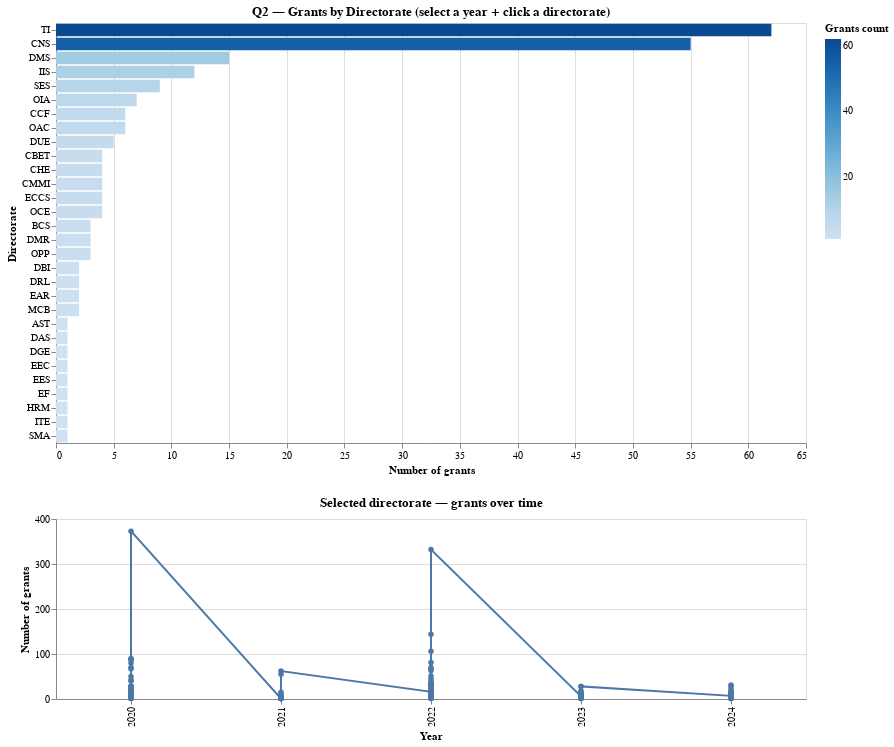

The notebook cell this image was saved under:
### Code cell
(q2_overview & q2_trend)

### Figure 1 — Vega-Lite specification as saved in the notebook (floating-point values rounded to 4 significant figures; data arrays with more than 128 entries replaced by an {"elided": "..."} marker saying what was removed)
{"config": {"view": {"continuousWidth": 300, "continuousHeight": 300}}, "vconcat": [{"mark": {"type": "bar"}, "encoding": {"color": {"condition": {"param": "param_22", "empty": true, "field": "grants_count", "scale": {"scheme": "blues"}, "title": "Grants count", "type": "quantitative"}, "value": "lightgray"}, "tooltip": [{"field": "directorate", "title": "Directorate", "type": "nominal"}, {"field": "year", "title": "Year", "type": "ordinal"}, {"field": "grants_count", "title": "Grants", "type": "quantitative"}, {"field": "total_amount", "format": ",.0f", "title": "Total amount ($)", "type": "quantitative"}], "x": {"field": "grants_count", "title": "Number of grants", "type": "quantitative"}, "y": {"field": "directorate", "sort": "-x", "title": "Directorate", "type": "nominal"}}, "height": 420, "name": "view_37", "title": "Q2 — Grants by Directorate (select a year + click a directorate)", "transform": [{"filter": {"param": "param_6"}}], "width": 750}, {"mark": {"type": "line", "point": true}, "encoding": {"tooltip": [{"field": "directorate", "title": "Directorate", "type": "nominal"}, {"field": "year", "title": "Year", "type": "ordinal"}, {"field": "grants_count", "title": "Grants", "type": "quantitative"}, {"field": "total_amount", "format": ",.0f", "title": "Total amount ($)", "type": "quantitative"}], "x": {"field": "year", "title": "Year", "type": "ordinal"}, "y": {"field": "grants_count", "title": "Number of grants", "type": "quantitative"}}, "height": 180, "title": "Selected directorate — grants over time", "transform": [{"filter": {"param": "param_22", "empty": true}}], "width": 750}], "data": {"name": "data-ac9092fa20a49651e61fb04c3779e381"}, "params": [{"name": "param_6", "select": {"type": "point", "fields": ["year"]}, "bind": {"input": "select", "options": [2020.0, 2021.0, 2022.0, 2023.0, 2024.0], "name": "Select Year: "}, "value": [{"year": 2021}], "views": ["view_37"]}, {"name": "param_22", "select": {"type": "point", "fields": ["directorate"]}, "views": ["view_37"]}], "$schema": "https://vega.github.io/schema/vega-lite/v5.20.1.json", "datasets": {"data-ac9092fa20a49651e61fb04c3779e381": {"elided": "178 records"}}}
